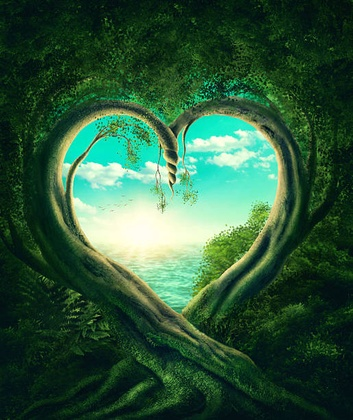
%> input picture deneme2.jpg, 353 x 420 px, shrunk from 515 x 612 before the run
$ octave filterrrrrrrr.m   (GNU Octave 9; MATLAB toolbox functions it lacks are replaced by stand-ins)
%> lines starting %> are read from the running program, lines starting %| are printed output that depends on the picture
clear all
close all
image = imread('C:\Users\omers\MATLABCalisma\deneme2.jpg');
%> image is the input picture: size 420x353x3 uint8; mean R, G, B 45.6, 86.3, 58.2
Igray = rgb2gray(image);
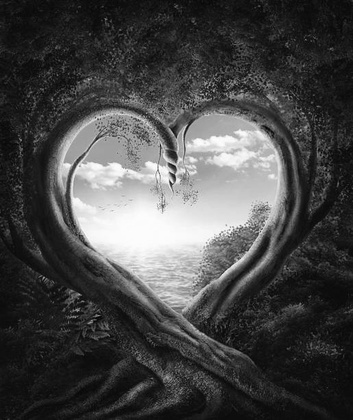
%> Igray: size 420x353 uint8; min 5, max 254, mean 70.9
F = fft(Igray);
h = zeros(size(F));
A = 5;
B = 3;
D1 = 40;
D2 = 30;
for u =1:size(F,1)
  for v = 1:size(F,2)
    D = sqrt((u-(size(F,1)/2))^2 + (v-size(F,2))^2);
    h(u,v) = A * exp(-D^2/2D1^2) - B*exp(-D^2/2D2^2);
  endfor
endfor
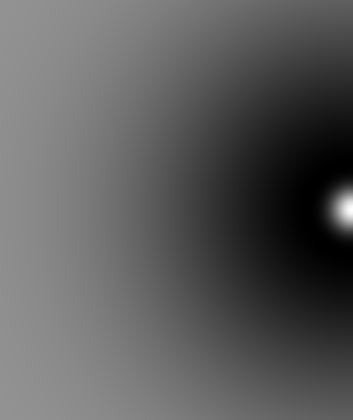
%> h: size 420x353 double; min -2.82, max 2, mean -1.06; drawn with min black and max white
ifft(F.*h);

$ run again, with denemee.jpg copied over deneme2.jpg
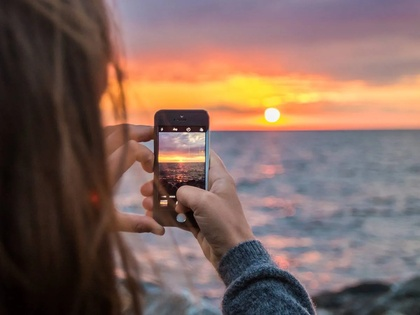
%> input picture denemee.jpg, 420 x 315 px, shrunk from 1200 x 900 before the run
%> image is the input picture: size 315x420x3 uint8; mean R, G, B 126.6, 101.3, 93.4
%> `Igray = rgb2gray(image);`:
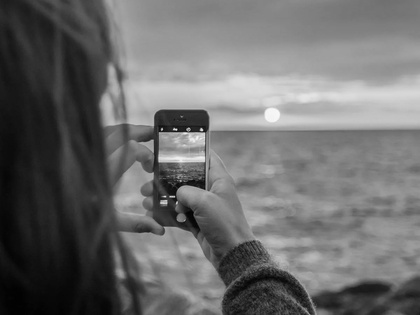
%> Igray: size 315x420 uint8; min 1, max 249, mean 107.9
%> after the loop `for u =1:size(F,1)`:
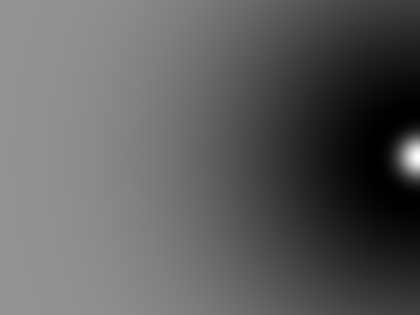
%> h: size 315x420 double; min -2.82, max 2, mean -1.02; drawn with min black and max white
